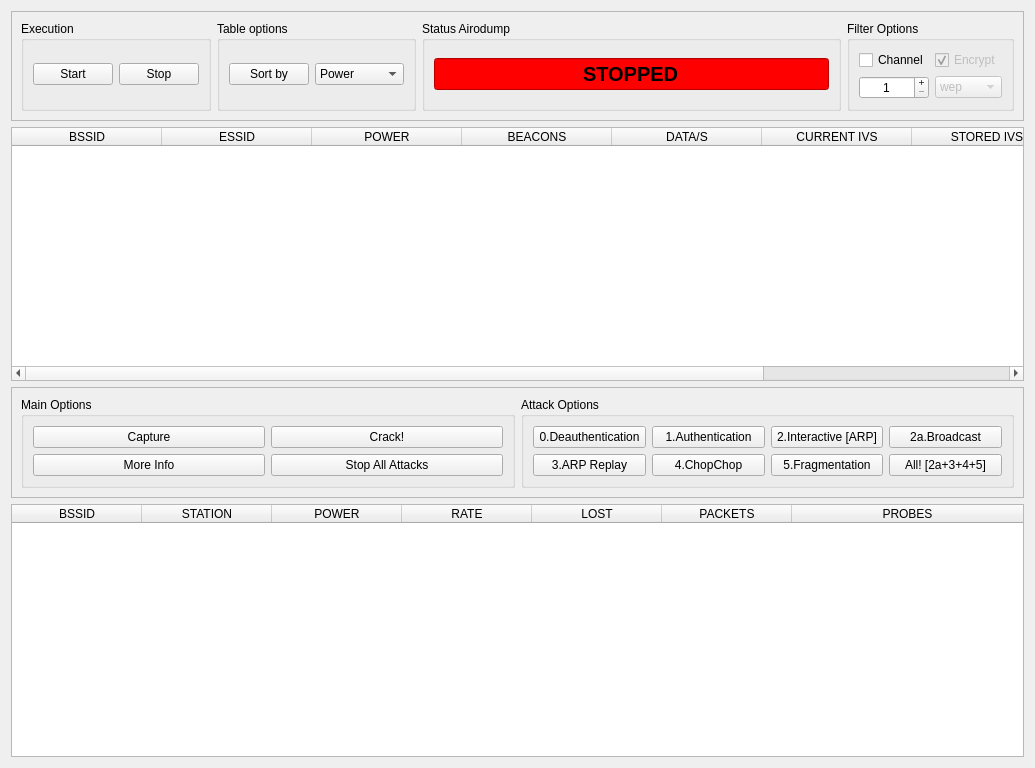
<?xml version="1.0" encoding="UTF-8"?>
<ui version="4.0">
 <class>Airodump</class>
 <widget class="QWidget" name="Airodump">
  <property name="geometry">
   <rect>
    <x>0</x>
    <y>0</y>
    <width>1035</width>
    <height>768</height>
   </rect>
  </property>
  <property name="windowTitle">
   <string>Airodump</string>
  </property>
  <layout class="QGridLayout" name="gridLayout_8">
   <item row="0" column="0">
    <widget class="QFrame" name="frame">
     <property name="sizePolicy">
      <sizepolicy hsizetype="Preferred" vsizetype="Maximum">
       <horstretch>0</horstretch>
       <verstretch>0</verstretch>
      </sizepolicy>
     </property>
     <property name="frameShape">
      <enum>QFrame::StyledPanel</enum>
     </property>
     <property name="frameShadow">
      <enum>QFrame::Raised</enum>
     </property>
     <layout class="QGridLayout" name="gridLayout">
      <item row="0" column="0">
       <widget class="QGroupBox" name="groupBox">
        <property name="title">
         <string>Execution</string>
        </property>
        <layout class="QGridLayout" name="gridLayout_2">
         <item row="0" column="0">
          <widget class="QPushButton" name="pushButtonStart">
           <property name="text">
            <string>Start</string>
           </property>
           <property name="icon">
            <iconset resource="../icons.qrc">
             <normaloff>:/icons/icons/clicknrun.png</normaloff>:/icons/icons/clicknrun.png</iconset>
           </property>
          </widget>
         </item>
         <item row="0" column="1">
          <widget class="QPushButton" name="pushButtonStop">
           <property name="text">
            <string>Stop</string>
           </property>
           <property name="icon">
            <iconset resource="../icons.qrc">
             <normaloff>:/icons/icons/cnrdelete-all.png</normaloff>:/icons/icons/cnrdelete-all.png</iconset>
           </property>
          </widget>
         </item>
        </layout>
       </widget>
      </item>
      <item row="0" column="1">
       <widget class="QGroupBox" name="groupBox_2">
        <property name="title">
         <string>Table options</string>
        </property>
        <layout class="QGridLayout" name="gridLayout_5">
         <item row="0" column="0">
          <widget class="QPushButton" name="pushButtonSort">
           <property name="text">
            <string>Sort by</string>
           </property>
           <property name="icon">
            <iconset resource="../icons.qrc">
             <normaloff>:/icons/icons/db_update.png</normaloff>:/icons/icons/db_update.png</iconset>
           </property>
          </widget>
         </item>
         <item row="0" column="1">
          <widget class="QComboBox" name="comboBoxSort">
           <property name="sizeAdjustPolicy">
            <enum>QComboBox::AdjustToContents</enum>
           </property>
           <item>
            <property name="text">
             <string>Power</string>
            </property>
            <property name="icon">
             <iconset resource="../icons.qrc">
              <normaloff>:/icons/icons/irkickflash.png</normaloff>:/icons/icons/irkickflash.png</iconset>
            </property>
           </item>
           <item>
            <property name="text">
             <string>Beacons</string>
            </property>
           </item>
           <item>
            <property name="text">
             <string>Data/s</string>
            </property>
           </item>
           <item>
            <property name="text">
             <string>Current Ivs</string>
            </property>
           </item>
           <item>
            <property name="text">
             <string>Stored Ivs</string>
            </property>
           </item>
          </widget>
         </item>
        </layout>
       </widget>
      </item>
      <item row="0" column="2">
       <widget class="QGroupBox" name="groupBox_3">
        <property name="title">
         <string>Status Airodump</string>
        </property>
        <layout class="QGridLayout" name="gridLayout_4">
         <item row="0" column="0">
          <widget class="QLineEdit" name="lineEditStatus">
           <property name="font">
            <font>
             <pointsize>15</pointsize>
             <weight>75</weight>
             <bold>true</bold>
            </font>
           </property>
           <property name="styleSheet">
            <string notr="true">background-color: rgb(255, 0, 0);</string>
           </property>
           <property name="text">
            <string>STOPPED</string>
           </property>
           <property name="alignment">
            <set>Qt::AlignCenter</set>
           </property>
           <property name="readOnly">
            <bool>true</bool>
           </property>
          </widget>
         </item>
        </layout>
       </widget>
      </item>
      <item row="0" column="3">
       <widget class="QGroupBox" name="groupBox_4">
        <property name="title">
         <string>Filter Options</string>
        </property>
        <layout class="QGridLayout" name="gridLayout_3">
         <item row="0" column="0">
          <widget class="QCheckBox" name="checkBoxFilterC">
           <property name="text">
            <string>Channel</string>
           </property>
          </widget>
         </item>
         <item row="0" column="1">
          <widget class="QCheckBox" name="checkBoxFilterE">
           <property name="enabled">
            <bool>false</bool>
           </property>
           <property name="text">
            <string>Encrypt</string>
           </property>
           <property name="checked">
            <bool>true</bool>
           </property>
          </widget>
         </item>
         <item row="1" column="0">
          <widget class="QSpinBox" name="spinBoxChannel">
           <property name="alignment">
            <set>Qt::AlignCenter</set>
           </property>
           <property name="buttonSymbols">
            <enum>QAbstractSpinBox::PlusMinus</enum>
           </property>
           <property name="minimum">
            <number>1</number>
           </property>
           <property name="maximum">
            <number>13</number>
           </property>
          </widget>
         </item>
         <item row="1" column="1">
          <widget class="QComboBox" name="comboBoxE">
           <property name="enabled">
            <bool>false</bool>
           </property>
           <item>
            <property name="text">
             <string>wep</string>
            </property>
           </item>
           <item>
            <property name="text">
             <string>wpa</string>
            </property>
           </item>
          </widget>
         </item>
        </layout>
       </widget>
      </item>
     </layout>
    </widget>
   </item>
   <item row="1" column="0">
    <widget class="QTableWidget" name="tableWidgetAirodumpGeneral">
     <property name="sizePolicy">
      <sizepolicy hsizetype="Expanding" vsizetype="Ignored">
       <horstretch>0</horstretch>
       <verstretch>0</verstretch>
      </sizepolicy>
     </property>
     <property name="editTriggers">
      <set>QAbstractItemView::NoEditTriggers</set>
     </property>
     <property name="selectionMode">
      <enum>QAbstractItemView::SingleSelection</enum>
     </property>
     <property name="selectionBehavior">
      <enum>QAbstractItemView::SelectRows</enum>
     </property>
     <attribute name="horizontalHeaderDefaultSectionSize">
      <number>150</number>
     </attribute>
     <attribute name="horizontalHeaderStretchLastSection">
      <bool>true</bool>
     </attribute>
     <column>
      <property name="text">
       <string>BSSID</string>
      </property>
     </column>
     <column>
      <property name="text">
       <string>ESSID</string>
      </property>
     </column>
     <column>
      <property name="text">
       <string>POWER</string>
      </property>
     </column>
     <column>
      <property name="text">
       <string>BEACONS</string>
      </property>
     </column>
     <column>
      <property name="text">
       <string>DATA/S</string>
      </property>
     </column>
     <column>
      <property name="text">
       <string>CURRENT IVS</string>
      </property>
     </column>
     <column>
      <property name="text">
       <string>STORED IVS</string>
      </property>
     </column>
     <column>
      <property name="text">
       <string>CHANNEL</string>
      </property>
     </column>
    </widget>
   </item>
   <item row="2" column="0">
    <widget class="QFrame" name="frame_2">
     <property name="sizePolicy">
      <sizepolicy hsizetype="Preferred" vsizetype="Maximum">
       <horstretch>0</horstretch>
       <verstretch>0</verstretch>
      </sizepolicy>
     </property>
     <property name="frameShape">
      <enum>QFrame::StyledPanel</enum>
     </property>
     <property name="frameShadow">
      <enum>QFrame::Raised</enum>
     </property>
     <layout class="QGridLayout" name="gridLayout_7">
      <item row="1" column="0">
       <widget class="QGroupBox" name="groupBox_5">
        <property name="title">
         <string>Main Options</string>
        </property>
        <layout class="QGridLayout" name="gridLayout_9">
         <item row="1" column="1">
          <widget class="QPushButton" name="pushButtonCrack">
           <property name="sizePolicy">
            <sizepolicy hsizetype="Minimum" vsizetype="Maximum">
             <horstretch>0</horstretch>
             <verstretch>0</verstretch>
            </sizepolicy>
           </property>
           <property name="text">
            <string>Crack!</string>
           </property>
           <property name="icon">
            <iconset resource="../icons.qrc">
             <normaloff>:/icons/icons/Padlock Opened.png</normaloff>:/icons/icons/Padlock Opened.png</iconset>
           </property>
          </widget>
         </item>
         <item row="1" column="0">
          <widget class="QPushButton" name="pushButtonCapture">
           <property name="sizePolicy">
            <sizepolicy hsizetype="Minimum" vsizetype="Maximum">
             <horstretch>0</horstretch>
             <verstretch>0</verstretch>
            </sizepolicy>
           </property>
           <property name="text">
            <string>Capture</string>
           </property>
           <property name="icon">
            <iconset resource="../icons.qrc">
             <normaloff>:/icons/icons/forward.png</normaloff>:/icons/icons/forward.png</iconset>
           </property>
          </widget>
         </item>
         <item row="2" column="0">
          <widget class="QPushButton" name="pushButtonMoreInfo">
           <property name="text">
            <string>More Info</string>
           </property>
           <property name="icon">
            <iconset resource="../icons.qrc">
             <normaloff>:/icons/icons/Add Item.png</normaloff>:/icons/icons/Add Item.png</iconset>
           </property>
          </widget>
         </item>
         <item row="2" column="1">
          <widget class="QPushButton" name="pushButtonStopAll">
           <property name="text">
            <string>Stop All Attacks</string>
           </property>
           <property name="icon">
            <iconset resource="../icons.qrc">
             <normaloff>:/icons/icons/button_cancel.png</normaloff>:/icons/icons/button_cancel.png</iconset>
           </property>
          </widget>
         </item>
        </layout>
       </widget>
      </item>
      <item row="1" column="1">
       <widget class="QGroupBox" name="groupBoxAttackOptions">
        <property name="title">
         <string>Attack Options</string>
        </property>
        <layout class="QGridLayout" name="gridLayout_6">
         <item row="0" column="0">
          <widget class="QPushButton" name="pushButtonDeauth">
           <property name="text">
            <string>0.Deauthentication</string>
           </property>
           <property name="icon">
            <iconset resource="../icons.qrc">
             <normaloff>:/icons/icons/centre_securite.png</normaloff>:/icons/icons/centre_securite.png</iconset>
           </property>
          </widget>
         </item>
         <item row="1" column="0">
          <widget class="QPushButton" name="pushButtonARP">
           <property name="text">
            <string>3.ARP Replay</string>
           </property>
           <property name="icon">
            <iconset resource="../icons.qrc">
             <normaloff>:/icons/icons/centre_securite.png</normaloff>:/icons/icons/centre_securite.png</iconset>
           </property>
          </widget>
         </item>
         <item row="1" column="2">
          <widget class="QPushButton" name="pushButtonFrag">
           <property name="enabled">
            <bool>true</bool>
           </property>
           <property name="text">
            <string>5.Fragmentation</string>
           </property>
           <property name="icon">
            <iconset resource="../icons.qrc">
             <normaloff>:/icons/icons/centre_securite.png</normaloff>:/icons/icons/centre_securite.png</iconset>
           </property>
          </widget>
         </item>
         <item row="1" column="3">
          <widget class="QPushButton" name="pushButtonAllAttacks">
           <property name="text">
            <string>All! [2a+3+4+5]</string>
           </property>
           <property name="icon">
            <iconset resource="../icons.qrc">
             <normaloff>:/icons/icons/centre_securite.png</normaloff>:/icons/icons/centre_securite.png</iconset>
           </property>
          </widget>
         </item>
         <item row="1" column="1">
          <widget class="QPushButton" name="pushButtonChop">
           <property name="enabled">
            <bool>true</bool>
           </property>
           <property name="text">
            <string>4.ChopChop</string>
           </property>
           <property name="icon">
            <iconset resource="../icons.qrc">
             <normaloff>:/icons/icons/centre_securite.png</normaloff>:/icons/icons/centre_securite.png</iconset>
           </property>
          </widget>
         </item>
         <item row="0" column="1">
          <widget class="QPushButton" name="pushButtonAuth">
           <property name="text">
            <string>1.Authentication</string>
           </property>
           <property name="icon">
            <iconset resource="../icons.qrc">
             <normaloff>:/icons/icons/centre_securite.png</normaloff>:/icons/icons/centre_securite.png</iconset>
           </property>
          </widget>
         </item>
         <item row="0" column="2">
          <widget class="QPushButton" name="pushButtonInteractiveARP">
           <property name="enabled">
            <bool>true</bool>
           </property>
           <property name="text">
            <string>2.Interactive [ARP]</string>
           </property>
           <property name="icon">
            <iconset resource="../icons.qrc">
             <normaloff>:/icons/icons/centre_securite.png</normaloff>:/icons/icons/centre_securite.png</iconset>
           </property>
          </widget>
         </item>
         <item row="0" column="3">
          <widget class="QPushButton" name="pushButtonBroadcast">
           <property name="text">
            <string>2a.Broadcast</string>
           </property>
           <property name="icon">
            <iconset resource="../icons.qrc">
             <normaloff>:/icons/icons/centre_securite.png</normaloff>:/icons/icons/centre_securite.png</iconset>
           </property>
          </widget>
         </item>
        </layout>
       </widget>
      </item>
     </layout>
    </widget>
   </item>
   <item row="3" column="0">
    <widget class="QTableWidget" name="tableWidgetAirodumpAux">
     <property name="sizePolicy">
      <sizepolicy hsizetype="Expanding" vsizetype="Ignored">
       <horstretch>0</horstretch>
       <verstretch>0</verstretch>
      </sizepolicy>
     </property>
     <property name="editTriggers">
      <set>QAbstractItemView::NoEditTriggers</set>
     </property>
     <property name="selectionMode">
      <enum>QAbstractItemView::SingleSelection</enum>
     </property>
     <property name="selectionBehavior">
      <enum>QAbstractItemView::SelectRows</enum>
     </property>
     <attribute name="horizontalHeaderDefaultSectionSize">
      <number>130</number>
     </attribute>
     <attribute name="horizontalHeaderStretchLastSection">
      <bool>true</bool>
     </attribute>
     <column>
      <property name="text">
       <string>BSSID</string>
      </property>
     </column>
     <column>
      <property name="text">
       <string>STATION</string>
      </property>
     </column>
     <column>
      <property name="text">
       <string>POWER</string>
      </property>
     </column>
     <column>
      <property name="text">
       <string>RATE</string>
      </property>
     </column>
     <column>
      <property name="text">
       <string>LOST</string>
      </property>
     </column>
     <column>
      <property name="text">
       <string>PACKETS</string>
      </property>
     </column>
     <column>
      <property name="text">
       <string>PROBES</string>
      </property>
     </column>
    </widget>
   </item>
  </layout>
 </widget>
 <resources>
  <include location="../icons.qrc"/>
 </resources>
 <connections/>
</ui>
